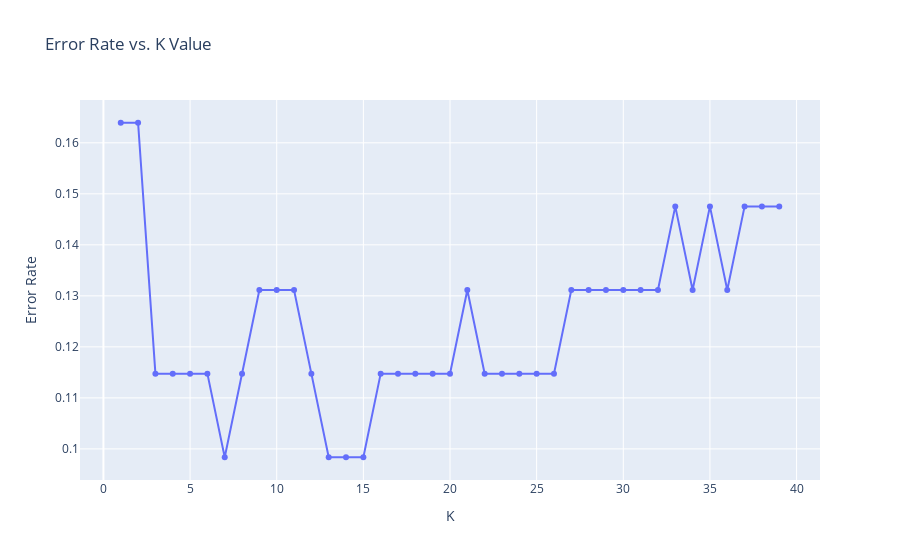

Notebook code cell kept with this figure:
### Code cell
# for loop to fetch the error rate and find the best k value

error_rate = [] # This list will hold the error rate values

# Loop 40 times for each potential neighbor (40 attempts seems fair, anything higher will just mean KNN is not the best model to try)
for i in range(1,40):

    # Building the KNN model using my pipeline for scaling
    knn = Pipeline(steps=[('preprocessor',preprocessor),('KNN', KNeighborsClassifier(n_neighbors=i))])
    # Fitting the model with my training data and from there, getting my predictions
    knn.fit(X_train,y_train)
    pred_i = knn.predict(X_test)
    error_rate.append(np.mean(pred_i != y_test))

# Getting the best K-nearest value    
best_k = error_rate.index(min(error_rate))

# Visualizing the error rate vs the current k value
display(HTML("<h1>KNN Model</h1>"))
fig = px.line(x=range(1,40), y=error_rate, markers=True, title='Error Rate vs. K Value')
fig.update_xaxes(title_text='K')
fig.update_yaxes(title_text='Error Rate')
fig.show()

# Create the model with the best k-nearest value
knn = Pipeline(steps=[('preprocessor',preprocessor),
                               ('KNN', KNeighborsClassifier(n_neighbors = best_k + 1))])

model = knn.fit(X_train,y_train)
prediction = model.predict(X_test)

# Printing a report of the best K value and it's accuracy (Just like before)
print('BEST K VALUE:  {:2f}'.format(best_k + 1))
training_score = model.score(X_train,y_train)
test_score = model.score(X_test,y_test)
print('----------------------------------------------------------------')
print('Accuracy Training Score: ', training_score)
print('Accuracy Test Score: ', test_score)
print("The Accuracy of the model is : ", accuracy_score(y_test, prediction)*100, "%")
print('----------------------------------------------------------------')
print(classification_report(y_test,prediction))

### Figure 1 — Plotly figure (JSON) as saved in the notebook; plotly's stock layout.template omitted (floating-point values rounded to 4 significant figures)
{"data": [{"hovertemplate": "x=%{x}<br>y=%{y}<extra></extra>", "legendgroup": "", "line": {"color": "#636efa", "dash": "solid"}, "marker": {"symbol": "circle"}, "mode": "lines+markers", "name": "", "orientation": "v", "showlegend": false, "type": "scatter", "x": [1, 2, 3, 4, 5, 6, 7, 8, 9, 10, 11, 12, 13, 14, 15, 16, 17, 18, 19, 20, 21, 22, 23, 24, 25, 26, 27, 28, 29, 30, 31, 32, 33, 34, 35, 36, 37, 38, 39], "xaxis": "x", "y": [0.1639, 0.1639, 0.1148, 0.1148, 0.1148, 0.1148, 0.09836, 0.1148, 0.1311, 0.1311, 0.1311, 0.1148, 0.09836, 0.09836, 0.09836, 0.1148, 0.1148, 0.1148, 0.1148, 0.1148, 0.1311, 0.1148, 0.1148, 0.1148, 0.1148, 0.1148, 0.1311, 0.1311, 0.1311, 0.1311, 0.1311, 0.1311, 0.1475, 0.1311, 0.1475, 0.1311, 0.1475, 0.1475, 0.1475], "yaxis": "y"}], "layout": {"legend": {"tracegroupgap": 0}, "title": {"text": "Error Rate vs. K Value"}, "xaxis": {"anchor": "y", "domain": [0, 1], "title": {"text": "K"}}, "yaxis": {"anchor": "x", "domain": [0, 1], "title": {"text": "Error Rate"}}}}
